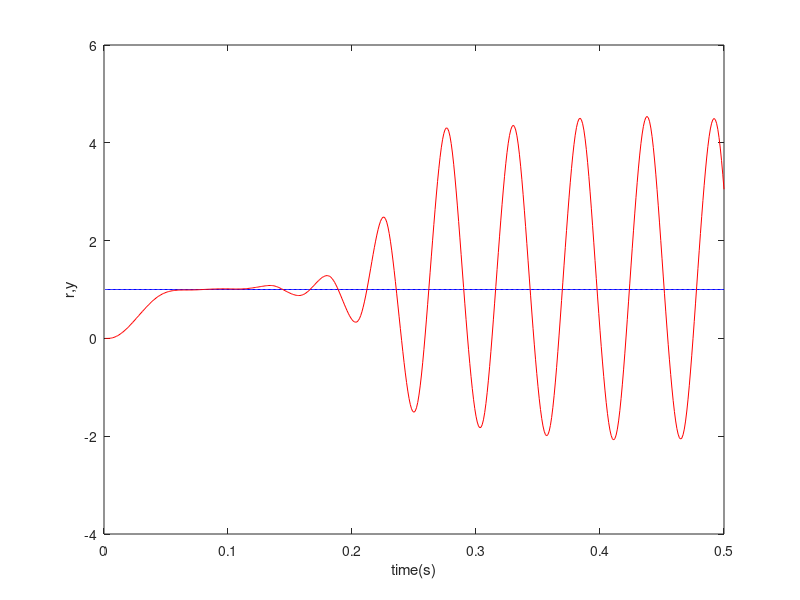

Reproduce this figure in MATLAB.
%Expert PID Controller
clear all;
close all;
ts=0.001;

sys=tf(5.235e005,[1,87.35,1.047e004,0]);  %Plant
dsys=c2d(sys,ts,'z');
[num,den]=tfdata(dsys,'v');

u_1=0;u_2=0;u_3=0;
y_1=0;y_2=0;y_3=0;

x=[0, 0, 0]';
x2_1=0;

kp=0.599; % 0.6
ki=0.03; % 0.03    
kd=0.01; % 0.01

error_1=0;
for k=1:1:500
    time(k)=k*ts;
       
    r(k)=1.0;                    %Tracing Step Signal
    
    u(k)=kp*x(1)+kd*x(2)+ki*x(3); %PID Controller
    
    %Expert control rule
    if abs(x(1))>0.8      %Rule1:Unclosed control rule
       u(k)=0.45;
    elseif abs(x(1))>0.40        
       u(k)=0.40;
    elseif abs(x(1))>0.20    
       u(k)=0.12; 
    elseif abs(x(1))>0.01 
       u(k)=0.10;   
    end   
    
    if x(1)*x(2)>0|(x(2)==0)       %Rule2
       if abs(x(1))>=0.05
          u(k)=u_1+2*kp*x(1);
       else
          u(k)=u_1+0.4*kp*x(1);
       end
    end
                                                                                                                                                                                                                                                                                                                                                                                                                  
    if (x(1)*x(2)<0&x(2)*x2_1>0)|(x(1)==0)   %Rule3
        u(k)=u(k);
    end
    
    if x(1)*x(2)<0&x(2)*x2_1<0   %Rule4
       if abs(x(1))>=0.05
          u(k)=u_1+2*kp*error_1;
       else
          u(k)=u_1+0.6*kp*error_1;
       end
    end
    
    if abs(x(1))<=0.001   %Rule5:Integration separation PI control
       u(k)=0.5*x(1)+0.010*x(3);
    end
    
    %Restricting the output of controller
    if u(k)>=10
       u(k)=10;
    end
    if u(k)<=-10
       u(k)=-10;
    end
    
    %Linear model
    y(k)=-den(2)*y_1-den(3)*y_2-den(4)*y_3+num(1)*u(k)+num(2)*u_1+num(3)*u_2+num(4)*u_3;
    error(k)=r(k)-y(k);
    
    %----------Return of parameters------------%
    u_3=u_2;u_2=u_1;u_1=u(k);
    y_3=y_2;y_2=y_1;y_1=y(k);
       
    x(1)=error(k);                % Calculating P
    x2_1=x(2);
    x(2)=(error(k)-error_1)/ts;   % Calculating D
    x(3)=x(3)+error(k)*ts;        % Calculating I
    
    error_1=error(k);
end
figure(1);
plot(time,r,'b',time,y,'r');
xlabel('time(s)');ylabel('r,y');
% figure(2);
% plot(time,r-y,'r');
% xlabel('time(s)');ylabel('error');